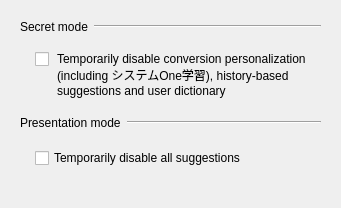
       <widget class="QWidget" name="privacyTab">
        <attribute name="title">
         <string>Privacy</string>
        </attribute>
        <layout class="QVBoxLayout" name="privacyTabLayout">
         <property name="spacing">
          <number>0</number>
         </property>
         <item>
          <widget class="QFrame" name="incognitoModeHeader">
           <property name="frameShape">
            <enum>QFrame::Shape::NoFrame</enum>
           </property>
           <layout class="QHBoxLayout" name="horizontalLayout_20">
            <property name="leftMargin">
             <number>9</number>
            </property>
            <property name="topMargin">
             <number>9</number>
            </property>
            <property name="rightMargin">
             <number>9</number>
            </property>
            <property name="bottomMargin">
             <number>9</number>
            </property>
            <property name="spacing">
             <number>6</number>
            </property>
            <item>
             <widget class="QLabel" name="label_10">
              <property name="text">
               <string>Secret mode</string>
              </property>
             </widget>
            </item>
            <item>
             <widget class="Line" name="line_11">
              <property name="sizePolicy">
               <sizepolicy hsizetype="MinimumExpanding" vsizetype="Fixed">
                <horstretch>0</horstretch>
                <verstretch>0</verstretch>
               </sizepolicy>
              </property>
              <property name="orientation">
               <enum>Qt::Orientation::Horizontal</enum>
              </property>
             </widget>
            </item>
           </layout>
          </widget>
         </item>
         <item>
          <widget class="QFrame" name="incognitoModeGroup">
           <property name="frameShape">
            <enum>QFrame::Shape::NoFrame</enum>
           </property>
           <layout class="QHBoxLayout" name="incognitoModeLayout">
            <property name="spacing">
             <number>8</number>
            </property>
            <property name="leftMargin">
             <number>24</number>
            </property>
            <property name="topMargin">
             <number>9</number>
            </property>
            <property name="rightMargin">
             <number>24</number>
            </property>
            <property name="bottomMargin">
             <number>9</number>
            </property>
            <item alignment="Qt::AlignmentFlag::AlignTop">
             <widget class="QCheckBox" name="incognitoModeCheckBox">
              <property name="text">
               <string/>
              </property>
              <property name="tristate">
               <bool>false</bool>
              </property>
              <property name="sizePolicy">
               <sizepolicy hsizetype="Fixed" vsizetype="Fixed">
                <horstretch>0</horstretch>
                <verstretch>0</verstretch>
               </sizepolicy>
              </property>
             </widget>
            </item>
            <item>
             <widget class="QLabel" name="incognitoModeMessage">
              <property name="sizePolicy">
               <sizepolicy hsizetype="Expanding" vsizetype="Preferred">
                <horstretch>1</horstretch>
                <verstretch>0</verstretch>
               </sizepolicy>
              </property>
              <property name="text">
               <string>Temporarily disable conversion personalization (including システムOne学習), history-based suggestions and user dictionary</string>
              </property>
              <property name="wordWrap">
               <bool>true</bool>
              </property>
              <property name="alignment">
               <set>Qt::AlignLeading|Qt::AlignLeft|Qt::AlignTop</set>
              </property>
             </widget>
            </item>
           </layout>
          </widget>
         </item>
         <item>
          <widget class="QFrame" name="presentationModeHeader">
           <property name="frameShape">
            <enum>QFrame::Shape::NoFrame</enum>
           </property>
           <layout class="QHBoxLayout" name="horizontalLayout_21">
            <property name="leftMargin">
             <number>9</number>
            </property>
            <property name="topMargin">
             <number>9</number>
            </property>
            <property name="rightMargin">
             <number>9</number>
            </property>
            <property name="bottomMargin">
             <number>9</number>
            </property>
            <property name="spacing">
             <number>6</number>
            </property>
            <item>
             <widget class="QLabel" name="label_12">
              <property name="text">
               <string>Presentation mode</string>
              </property>
             </widget>
            </item>
            <item>
             <widget class="Line" name="line_12">
              <property name="sizePolicy">
               <sizepolicy hsizetype="MinimumExpanding" vsizetype="Fixed">
                <horstretch>0</horstretch>
                <verstretch>0</verstretch>
               </sizepolicy>
              </property>
              <property name="orientation">
               <enum>Qt::Orientation::Horizontal</enum>
              </property>
             </widget>
            </item>
           </layout>
          </widget>
         </item>
         <item>
          <widget class="QFrame" name="presentationModeGroup">
           <property name="frameShape">
            <enum>QFrame::Shape::NoFrame</enum>
           </property>
           <layout class="QVBoxLayout" name="presentationModeLayout">
            <property name="spacing">
             <number>6</number>
            </property>
            <property name="leftMargin">
             <number>24</number>
            </property>
            <property name="topMargin">
             <number>9</number>
            </property>
            <property name="rightMargin">
             <number>24</number>
            </property>
            <property name="bottomMargin">
             <number>9</number>
            </property>
            <item>
             <widget class="QCheckBox" name="presentationModeCheckBox">
              <property name="text">
               <string>Temporarily disable all suggestions</string>
              </property>
             </widget>
            </item>
           </layout>
          </widget>
         </item>
         <item>
          <spacer name="privacyTabBottomSpacer">
           <property name="orientation">
            <enum>Qt::Orientation::Vertical</enum>
           </property>
           <property name="sizeHint" stdset="0">
            <size>
             <width>20</width>
             <height>20</height>
            </size>
           </property>
          </spacer>
         </item>
        </layout>
       </widget>
